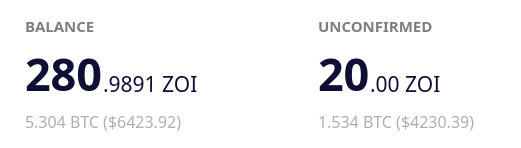
           <widget class="QFrame" name="balance_frame">
            <property name="enabled">
             <bool>true</bool>
            </property>
            <property name="palette">
             <palette>
              <active>
               <colorrole role="Button">
                <brush brushstyle="SolidPattern">
                 <color alpha="255">
                  <red>255</red>
                  <green>255</green>
                  <blue>255</blue>
                 </color>
                </brush>
               </colorrole>
               <colorrole role="Base">
                <brush brushstyle="SolidPattern">
                 <color alpha="255">
                  <red>255</red>
                  <green>255</green>
                  <blue>255</blue>
                 </color>
                </brush>
               </colorrole>
               <colorrole role="Window">
                <brush brushstyle="SolidPattern">
                 <color alpha="255">
                  <red>255</red>
                  <green>255</green>
                  <blue>255</blue>
                 </color>
                </brush>
               </colorrole>
              </active>
              <inactive>
               <colorrole role="Button">
                <brush brushstyle="SolidPattern">
                 <color alpha="255">
                  <red>255</red>
                  <green>255</green>
                  <blue>255</blue>
                 </color>
                </brush>
               </colorrole>
               <colorrole role="Base">
                <brush brushstyle="SolidPattern">
                 <color alpha="255">
                  <red>255</red>
                  <green>255</green>
                  <blue>255</blue>
                 </color>
                </brush>
               </colorrole>
               <colorrole role="Window">
                <brush brushstyle="SolidPattern">
                 <color alpha="255">
                  <red>255</red>
                  <green>255</green>
                  <blue>255</blue>
                 </color>
                </brush>
               </colorrole>
              </inactive>
              <disabled>
               <colorrole role="Button">
                <brush brushstyle="SolidPattern">
                 <color alpha="255">
                  <red>255</red>
                  <green>255</green>
                  <blue>255</blue>
                 </color>
                </brush>
               </colorrole>
               <colorrole role="Base">
                <brush brushstyle="SolidPattern">
                 <color alpha="255">
                  <red>255</red>
                  <green>255</green>
                  <blue>255</blue>
                 </color>
                </brush>
               </colorrole>
               <colorrole role="Window">
                <brush brushstyle="SolidPattern">
                 <color alpha="255">
                  <red>255</red>
                  <green>255</green>
                  <blue>255</blue>
                 </color>
                </brush>
               </colorrole>
              </disabled>
             </palette>
            </property>
            <property name="contextMenuPolicy">
             <enum>Qt::DefaultContextMenu</enum>
            </property>
            <property name="styleSheet">
             <string notr="true">background-color: rgb(255, 255, 255);
border:0;</string>
            </property>
            <property name="frameShape">
             <enum>QFrame::StyledPanel</enum>
            </property>
            <property name="frameShadow">
             <enum>QFrame::Plain</enum>
            </property>
            <property name="lineWidth">
             <number>1</number>
            </property>
            <layout class="QGridLayout" name="gridLayout">
             <property name="sizeConstraint">
              <enum>QLayout::SetDefaultConstraint</enum>
             </property>
             <property name="leftMargin">
              <number>25</number>
             </property>
             <property name="topMargin">
              <number>15</number>
             </property>
             <property name="rightMargin">
              <number>0</number>
             </property>
             <property name="bottomMargin">
              <number>15</number>
             </property>
             <property name="horizontalSpacing">
              <number>80</number>
             </property>
             <property name="verticalSpacing">
              <number>5</number>
             </property>
             <item row="1" column="0">
              <layout class="QHBoxLayout" name="horizontalLayout_7">
               <property name="spacing">
                <number>0</number>
               </property>
               <property name="topMargin">
                <number>0</number>
               </property>
               <item>
                <widget class="QLabel" name="labelBalance">
                 <property name="sizePolicy">
                  <sizepolicy hsizetype="Preferred" vsizetype="Preferred">
                   <horstretch>0</horstretch>
                   <verstretch>0</verstretch>
                  </sizepolicy>
                 </property>
                 <property name="font">
                  <font>
                   <family>ZoinBold</family>
                   <pointsize>34</pointsize>
                   <weight>75</weight>
                   <italic>false</italic>
                   <bold>true</bold>
                  </font>
                 </property>
                 <property name="cursor">
                  <cursorShape>IBeamCursor</cursorShape>
                 </property>
                 <property name="toolTip">
                  <string>Your current balance</string>
                 </property>
                 <property name="styleSheet">
                  <string notr="true">color: rgb(15, 15, 54);</string>
                 </property>
                 <property name="text">
                  <string notr="true">280</string>
                 </property>
                 <property name="alignment">
                  <set>Qt::AlignBottom|Qt::AlignLeading|Qt::AlignLeft</set>
                 </property>
                 <property name="indent">
                  <number>0</number>
                 </property>
                 <property name="textInteractionFlags">
                  <set>Qt::NoTextInteraction</set>
                 </property>
                </widget>
               </item>
               <item>
                <widget class="QLabel" name="labelBalanceDecimal">
                 <property name="font">
                  <font>
                   <family>ZoinRegular</family>
                   <pointsize>16</pointsize>
                  </font>
                 </property>
                 <property name="styleSheet">
                  <string notr="true">color: rgb(15, 15, 54);
padding-bottom:6;</string>
                 </property>
                 <property name="text">
                  <string>.9891 ZOI</string>
                 </property>
                 <property name="alignment">
                  <set>Qt::AlignBottom|Qt::AlignLeading|Qt::AlignLeft</set>
                 </property>
                 <property name="indent">
                  <number>0</number>
                 </property>
                </widget>
               </item>
               <item>
                <spacer name="horizontalSpacer_6">
                 <property name="orientation">
                  <enum>Qt::Horizontal</enum>
                 </property>
                 <property name="sizeHint" stdset="0">
                  <size>
                   <width>40</width>
                   <height>20</height>
                  </size>
                 </property>
                </spacer>
               </item>
              </layout>
             </item>
             <item row="0" column="0">
              <widget class="QLabel" name="label">
               <property name="enabled">
                <bool>false</bool>
               </property>
               <property name="sizePolicy">
                <sizepolicy hsizetype="Preferred" vsizetype="Preferred">
                 <horstretch>0</horstretch>
                 <verstretch>0</verstretch>
                </sizepolicy>
               </property>
               <property name="font">
                <font>
                 <family>ZoinBold</family>
                 <pointsize>11</pointsize>
                 <weight>75</weight>
                 <bold>true</bold>
                </font>
               </property>
               <property name="styleSheet">
                <string notr="true">color: rgb(126, 126, 126);</string>
               </property>
               <property name="text">
                <string>BALANCE</string>
               </property>
               <property name="textInteractionFlags">
                <set>Qt::NoTextInteraction</set>
               </property>
              </widget>
             </item>
             <item row="0" column="1">
              <widget class="QLabel" name="label_3">
               <property name="enabled">
                <bool>false</bool>
               </property>
               <property name="sizePolicy">
                <sizepolicy hsizetype="Preferred" vsizetype="Preferred">
                 <horstretch>0</horstretch>
                 <verstretch>0</verstretch>
                </sizepolicy>
               </property>
               <property name="font">
                <font>
                 <family>ZoinBold</family>
                 <pointsize>11</pointsize>
                 <weight>75</weight>
                 <bold>true</bold>
                </font>
               </property>
               <property name="layoutDirection">
                <enum>Qt::LeftToRight</enum>
               </property>
               <property name="autoFillBackground">
                <bool>false</bool>
               </property>
               <property name="styleSheet">
                <string notr="true">color: rgb(126, 126, 126);</string>
               </property>
               <property name="text">
                <string>UNCONFIRMED</string>
               </property>
               <property name="alignment">
                <set>Qt::AlignLeading|Qt::AlignLeft|Qt::AlignVCenter</set>
               </property>
               <property name="indent">
                <number>-1</number>
               </property>
               <property name="textInteractionFlags">
                <set>Qt::NoTextInteraction</set>
               </property>
              </widget>
             </item>
             <item row="3" column="1">
              <widget class="QLabel" name="labelUnconfirmedUSD">
               <property name="enabled">
                <bool>false</bool>
               </property>
               <property name="font">
                <font>
                 <family>ZoinLight</family>
                 <pointsize>12</pointsize>
                 <weight>50</weight>
                 <bold>false</bold>
                </font>
               </property>
               <property name="styleSheet">
                <string notr="true">color: rgb(175, 175, 175);
</string>
               </property>
               <property name="text">
                <string>1.534 BTC ($4230.39)</string>
               </property>
               <property name="textInteractionFlags">
                <set>Qt::NoTextInteraction</set>
               </property>
              </widget>
             </item>
             <item row="3" column="0">
              <widget class="QLabel" name="labelBalanceUSD">
               <property name="palette">
                <palette>
                 <active>
                  <colorrole role="WindowText">
                   <brush brushstyle="SolidPattern">
                    <color alpha="255">
                     <red>175</red>
                     <green>175</green>
                     <blue>175</blue>
                    </color>
                   </brush>
                  </colorrole>
                  <colorrole role="Button">
                   <brush brushstyle="SolidPattern">
                    <color alpha="255">
                     <red>255</red>
                     <green>255</green>
                     <blue>255</blue>
                    </color>
                   </brush>
                  </colorrole>
                  <colorrole role="Text">
                   <brush brushstyle="SolidPattern">
                    <color alpha="255">
                     <red>175</red>
                     <green>175</green>
                     <blue>175</blue>
                    </color>
                   </brush>
                  </colorrole>
                  <colorrole role="ButtonText">
                   <brush brushstyle="SolidPattern">
                    <color alpha="255">
                     <red>175</red>
                     <green>175</green>
                     <blue>175</blue>
                    </color>
                   </brush>
                  </colorrole>
                  <colorrole role="Base">
                   <brush brushstyle="SolidPattern">
                    <color alpha="255">
                     <red>255</red>
                     <green>255</green>
                     <blue>255</blue>
                    </color>
                   </brush>
                  </colorrole>
                  <colorrole role="Window">
                   <brush brushstyle="SolidPattern">
                    <color alpha="255">
                     <red>255</red>
                     <green>255</green>
                     <blue>255</blue>
                    </color>
                   </brush>
                  </colorrole>
                 </active>
                 <inactive>
                  <colorrole role="WindowText">
                   <brush brushstyle="SolidPattern">
                    <color alpha="255">
                     <red>175</red>
                     <green>175</green>
                     <blue>175</blue>
                    </color>
                   </brush>
                  </colorrole>
                  <colorrole role="Button">
                   <brush brushstyle="SolidPattern">
                    <color alpha="255">
                     <red>255</red>
                     <green>255</green>
                     <blue>255</blue>
                    </color>
                   </brush>
                  </colorrole>
                  <colorrole role="Text">
                   <brush brushstyle="SolidPattern">
                    <color alpha="255">
                     <red>175</red>
                     <green>175</green>
                     <blue>175</blue>
                    </color>
                   </brush>
                  </colorrole>
                  <colorrole role="ButtonText">
                   <brush brushstyle="SolidPattern">
                    <color alpha="255">
                     <red>175</red>
                     <green>175</green>
                     <blue>175</blue>
                    </color>
                   </brush>
                  </colorrole>
                  <colorrole role="Base">
                   <brush brushstyle="SolidPattern">
                    <color alpha="255">
                     <red>255</red>
                     <green>255</green>
                     <blue>255</blue>
                    </color>
                   </brush>
                  </colorrole>
                  <colorrole role="Window">
                   <brush brushstyle="SolidPattern">
                    <color alpha="255">
                     <red>255</red>
                     <green>255</green>
                     <blue>255</blue>
                    </color>
                   </brush>
                  </colorrole>
                 </inactive>
                 <disabled>
                  <colorrole role="WindowText">
                   <brush brushstyle="SolidPattern">
                    <color alpha="255">
                     <red>175</red>
                     <green>175</green>
                     <blue>175</blue>
                    </color>
                   </brush>
                  </colorrole>
                  <colorrole role="Button">
                   <brush brushstyle="SolidPattern">
                    <color alpha="255">
                     <red>255</red>
                     <green>255</green>
                     <blue>255</blue>
                    </color>
                   </brush>
                  </colorrole>
                  <colorrole role="Text">
                   <brush brushstyle="SolidPattern">
                    <color alpha="255">
                     <red>175</red>
                     <green>175</green>
                     <blue>175</blue>
                    </color>
                   </brush>
                  </colorrole>
                  <colorrole role="ButtonText">
                   <brush brushstyle="SolidPattern">
                    <color alpha="255">
                     <red>175</red>
                     <green>175</green>
                     <blue>175</blue>
                    </color>
                   </brush>
                  </colorrole>
                  <colorrole role="Base">
                   <brush brushstyle="SolidPattern">
                    <color alpha="255">
                     <red>255</red>
                     <green>255</green>
                     <blue>255</blue>
                    </color>
                   </brush>
                  </colorrole>
                  <colorrole role="Window">
                   <brush brushstyle="SolidPattern">
                    <color alpha="255">
                     <red>255</red>
                     <green>255</green>
                     <blue>255</blue>
                    </color>
                   </brush>
                  </colorrole>
                 </disabled>
                </palette>
               </property>
               <property name="font">
                <font>
                 <family>ZoinLight</family>
                 <pointsize>12</pointsize>
                 <weight>50</weight>
                 <bold>false</bold>
                </font>
               </property>
               <property name="styleSheet">
                <string notr="true">color: rgb(175, 175, 175);
</string>
               </property>
               <property name="text">
                <string>5.304 BTC ($6423.92)</string>
               </property>
               <property name="textInteractionFlags">
                <set>Qt::NoTextInteraction</set>
               </property>
              </widget>
             </item>
             <item row="1" column="1">
              <layout class="QHBoxLayout" name="horizontalLayout_9">
               <property name="spacing">
                <number>0</number>
               </property>
               <item>
                <widget class="QLabel" name="labelUnconfirmed">
                 <property name="enabled">
                  <bool>false</bool>
                 </property>
                 <property name="sizePolicy">
                  <sizepolicy hsizetype="Preferred" vsizetype="Preferred">
                   <horstretch>0</horstretch>
                   <verstretch>0</verstretch>
                  </sizepolicy>
                 </property>
                 <property name="font">
                  <font>
                   <family>ZoinBold</family>
                   <pointsize>34</pointsize>
                   <weight>75</weight>
                   <italic>false</italic>
                   <bold>true</bold>
                  </font>
                 </property>
                 <property name="cursor">
                  <cursorShape>IBeamCursor</cursorShape>
                 </property>
                 <property name="toolTip">
                  <string>Total of transactions that have yet to be confirmed, and do not yet count toward the current balance</string>
                 </property>
                 <property name="layoutDirection">
                  <enum>Qt::LeftToRight</enum>
                 </property>
                 <property name="styleSheet">
                  <string notr="true">color: rgb(15, 15, 54);</string>
                 </property>
                 <property name="text">
                  <string notr="true">20</string>
                 </property>
                 <property name="alignment">
                  <set>Qt::AlignLeading|Qt::AlignLeft|Qt::AlignVCenter</set>
                 </property>
                 <property name="textInteractionFlags">
                  <set>Qt::NoTextInteraction</set>
                 </property>
                </widget>
               </item>
               <item>
                <widget class="QLabel" name="labelUnconfirmedDecimal">
                 <property name="font">
                  <font>
                   <family>ZoinRegular</family>
                   <pointsize>16</pointsize>
                  </font>
                 </property>
                 <property name="styleSheet">
                  <string notr="true">color: rgb(15, 15, 54);
padding-bottom:6;</string>
                 </property>
                 <property name="text">
                  <string>.00 ZOI</string>
                 </property>
                 <property name="alignment">
                  <set>Qt::AlignBottom|Qt::AlignLeading|Qt::AlignLeft</set>
                 </property>
                 <property name="indent">
                  <number>0</number>
                 </property>
                </widget>
               </item>
               <item>
                <spacer name="horizontalSpacer_5">
                 <property name="orientation">
                  <enum>Qt::Horizontal</enum>
                 </property>
                 <property name="sizeHint" stdset="0">
                  <size>
                   <width>40</width>
                   <height>20</height>
                  </size>
                 </property>
                </spacer>
               </item>
              </layout>
             </item>
             <item row="3" column="2">
              <spacer name="horizontalSpacer_3">
               <property name="orientation">
                <enum>Qt::Horizontal</enum>
               </property>
               <property name="sizeHint" stdset="0">
                <size>
                 <width>40</width>
                 <height>20</height>
                </size>
               </property>
              </spacer>
             </item>
            </layout>
           </widget>
